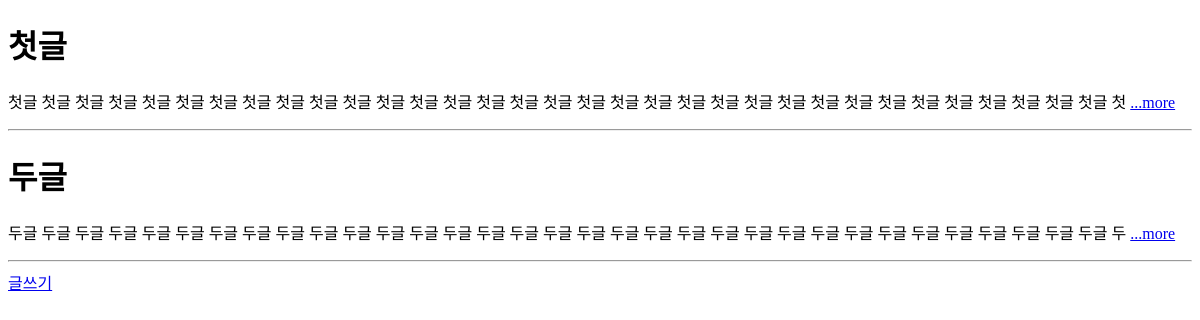
Before: / with the older database file.
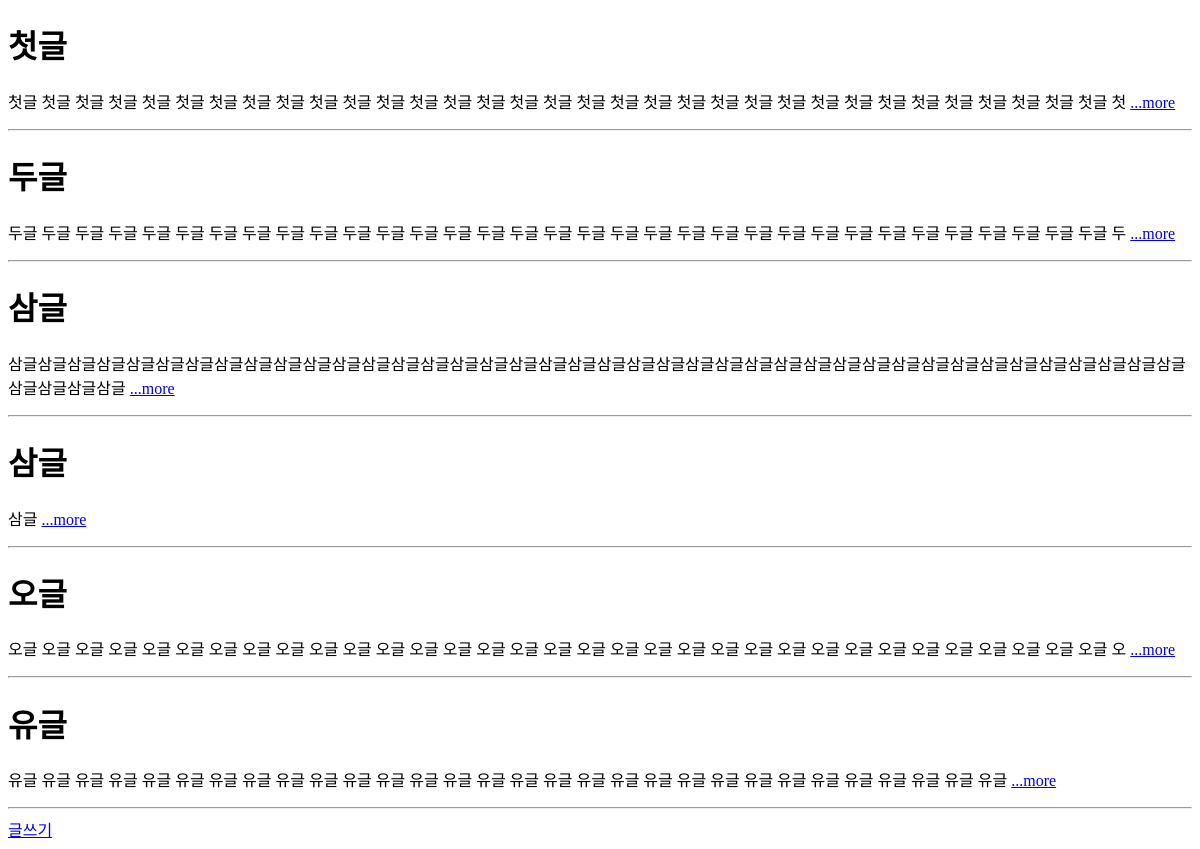
After: the same page with the newer database file.
### blog/models.py (models this page shows, shortened)
class Blog(models.Model):
    title = models.CharField(max_length=200)
    body = models.TextField('body')
    created_at = models.DateTimeField(auto_now=True)
    def summary(self):
        return self.body[:100]

### blog/views.py (the view)
# urls.py: path('', index, name='index'),
def index(request):
    blogs = Blog.objects
    context = dict()
    context['blogs'] = blogs
    return render(request, 'index.html', context)

### blog/templates/index.html (shortened to what this page needs)
<!DOCTYPE html>
<html lang="en">
<head>
</head>
<body>
    {% for blog in blogs.all %}
    <h1>{{blog.title}}</h1>
    <p>
        {{blog.summary}} <a href="{% url 'detail' blog.id%}">...more</a>
    </p>
    <hr>
    {% endfor %}
    <a href="{% url 'new'%}">글쓰기</a>
</body>
</html>

Changed rows visible on the page:
added Blog: title "삼글", summary "삼글삼글삼글삼글삼글삼글삼글삼글삼글삼글삼글삼글삼글삼글삼글삼글삼글삼글삼글삼글삼글삼글삼글삼글삼글삼글삼글삼글삼글삼글삼글삼글삼글삼글삼글삼글삼글삼글삼글삼글삼글삼글삼글삼글"
added Blog: title "삼글", summary "삼글"
added Blog: title "오글", summary "오글 오글 오글 오글 오글 오글 오글 오글 오글 오글 오글 오글 오글 오글 오글 오글 오글 오글 오글 오글 오글 오글 오글 오글 오글 오글 오글 오글 오글 오글 오글 오글 오글 오"
added Blog: title "유글", summary "유글 유글 유글 유글 유글 유글 유글 유글 유글 유글 유글 유글 유글 유글 유글 유글 유글 유글 유글 유글 유글 유글 유글 유글 유글 유글 유글 유글 유글 유글"
